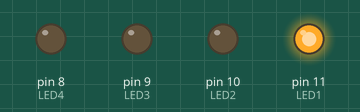
A sketch run on a simulated Arduino Uno, built with avr-gcc and run on an emulated ATmega328P. Shown: output pins drawn as LEDs (lit = HIGH).

Above: at 0.05 s.
At 0.35 s:
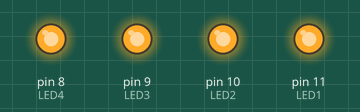
At 0.75 s:
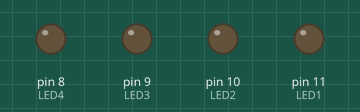
At 1.45 s:
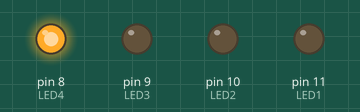
At 2.15 s:
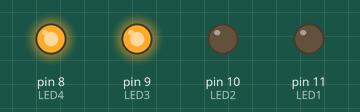
At 2.85 s:
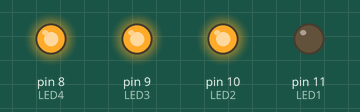
Timing chart, 0 to 3.1 s (numbered marks = the images above):
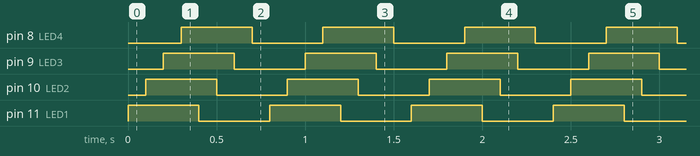

Measured:
- by itself, pin 8 (LED4), pin 9 (LED3), pin 10 (LED2), pin 11 (LED1): alternates HIGH for 0.40 s and LOW for 0.40 s
- by itself, everything shown: repeats every 0.80 s, in 8 steps

The sketch:

led_blinking.ino
```cpp
int LED1 = 11;
int LED2 = 10;
int LED3 = 9;
int LED4 = 8;
void setup()
 {
//pinMode(pin,mode);
pinMode(LED1, OUTPUT);
pinMode(LED2, OUTPUT);
pinMode(LED3, OUTPUT);
pinMode(LED4, OUTPUT);
}

void loop()

  {
digitalWrite(LED1, HIGH);
delay(100);
digitalWrite(LED2, HIGH);
delay(100);
digitalWrite(LED3, HIGH);
delay(100);
digitalWrite(LED4, HIGH);
delay(100);
digitalWrite(LED1, LOW);
delay(100);
digitalWrite(LED2, LOW);
delay(100);
digitalWrite(LED3, LOW);
delay(100);
digitalWrite(LED4, LOW);
delay(100);
}
```
